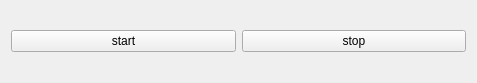
<?xml version="1.0" encoding="UTF-8"?>
<ui version="4.0">
 <class>Widget</class>
 <widget class="QWidget" name="Widget">
  <property name="geometry">
   <rect>
    <x>0</x>
    <y>0</y>
    <width>477</width>
    <height>83</height>
   </rect>
  </property>
  <property name="windowTitle">
   <string>Widget</string>
  </property>
  <layout class="QHBoxLayout" name="horizontalLayout">
   <item>
    <widget class="QPushButton" name="startBtn">
     <property name="text">
      <string>start</string>
     </property>
    </widget>
   </item>
   <item>
    <widget class="QPushButton" name="stopBtn">
     <property name="text">
      <string>stop</string>
     </property>
    </widget>
   </item>
  </layout>
 </widget>
 <resources/>
 <connections/>
</ui>
